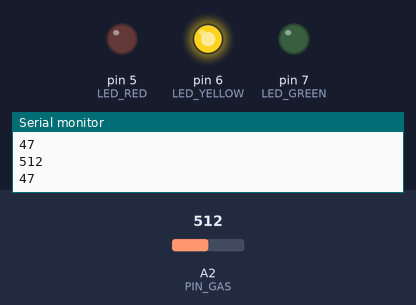
A sketch run on a simulated Arduino Uno, built with avr-gcc and run on an emulated ATmega328P. Shown: output pins drawn as LEDs (lit = HIGH), the last lines printed to the serial monitor. The inputs (shaded band) are chosen by the test bench; at power-on: A2 (PIN_GAS) = 512.

Above: at 1.2 s.
1.3 s: A2 (PIN_GAS) set to 624
2.8 s: A2 (PIN_GAS) set to 653
At 3.6 s:
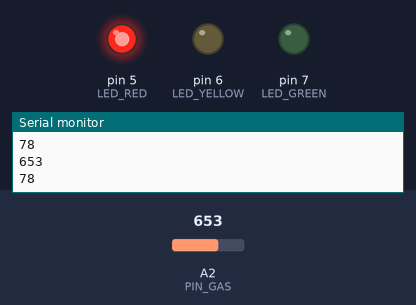
4.5 s: A2 (PIN_GAS) set to 306
At 4.8 s:
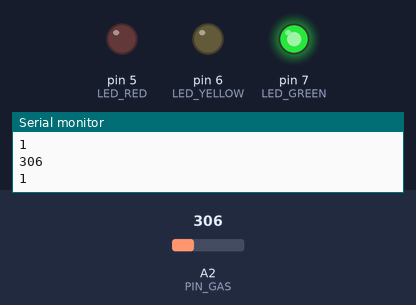
6.0 s: A2 (PIN_GAS) set to 449
7.5 s: A2 (PIN_GAS) set to 466
At 8.5 s:
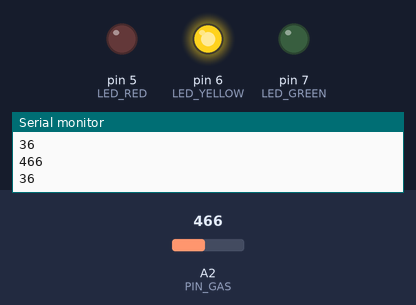
9.0 s: A2 (PIN_GAS) set to 716
At 9.8 s:
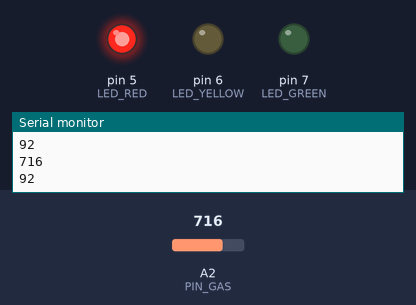
Timing chart, 0 to 11.5 s (numbered marks = the images above; inputs shaded):
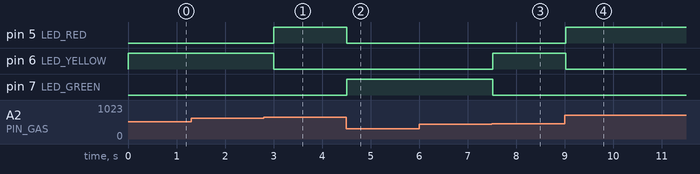

Measured:
- the behaviour switches between 637 and 638 on A2 (PIN_GAS) (found by bisection; images 0 and 1)
- the behaviour switches between 457 and 458 on A2 (PIN_GAS) (found by bisection; images 2 and 3)
- after the input at 2.8 s, pin 5 (LED_RED): LOW → HIGH after 0.21 s; pin 6 (LED_YELLOW): HIGH → LOW after 0.21 s
- after the input at 4.5 s, pin 5 (LED_RED): HIGH → LOW at once; pin 7 (LED_GREEN): LOW → HIGH at once
- after the input at 7.5 s, pin 6 (LED_YELLOW): LOW → HIGH at once; pin 7 (LED_GREEN): HIGH → LOW at once
- after the input at 9.0 s, pin 5 (LED_RED): LOW → HIGH at once; pin 6 (LED_YELLOW): HIGH → LOW at once

The sketch:

TinkerCAD_11____________.ino
```cpp
int const PIN_GAS = A2;
int LED_GREEN = 7;
int LED_YELLOW = 6;
int LED_RED = 5;
void setup(){
    pinMode(LED_GREEN, OUTPUT);
    pinMode(LED_YELLOW, OUTPUT);
    pinMode(LED_RED, OUTPUT);
    Serial.begin(9600);
}
void loop(){
    int gas = analogRead(PIN_GAS);
    Serial.println(gas);
    gas = map(gas, 300, 750, 0, 100);
    Serial.println(gas); // çíà÷åíèå äûìà â ïðîöåíòàõ
    if (gas < 35) {
        digitalWrite(LED_GREEN, HIGH);
        digitalWrite(LED_YELLOW, LOW);
        digitalWrite(LED_RED, LOW);
    } else if (gas < 75) {
        digitalWrite(LED_GREEN, LOW);
        digitalWrite(LED_YELLOW, HIGH);
        digitalWrite(LED_RED, LOW);
    } else {
        digitalWrite(LED_GREEN, LOW);
        digitalWrite(LED_YELLOW, LOW);
        digitalWrite(LED_RED, HIGH);
    }
    delay(250);
}
```
